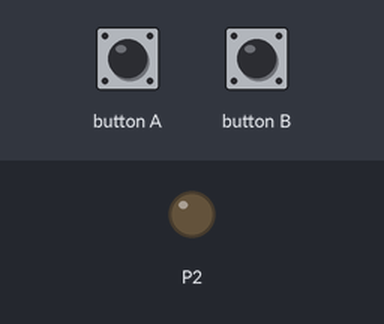
Bench run of a program on a simulated BBC micro:bit (MakeCode). Shown: output pins drawn as LEDs (lit = HIGH). Dashed ring = blinking. The inputs (shaded band) are chosen by the test bench.

Above: at 1.2 s.
1.3 s: button A pressed for 0.15 s
At 2.3 s:
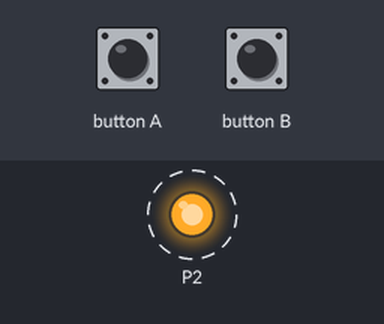
4.4 s: button B pressed for 0.15 s
At 6.3 s:
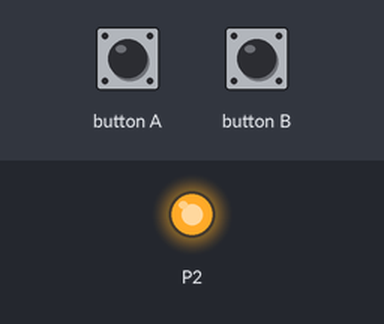
Timing chart, 0 to 13.4 s (numbered marks = the images above; inputs shaded):
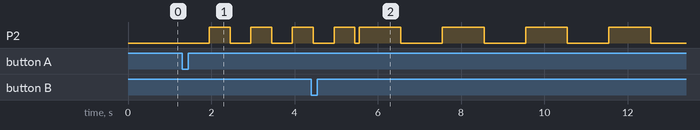

Measured:
- after the input at 1.3 s, P2: alternates HIGH for 0.50 s and LOW for 0.50 s, starting after 0.65 s

The program:

main.ts
```typescript
input.onButtonPressed(Button.A, function () {
    for (let index = 0; index < 4; index++) {
        pins.digitalWritePin(DigitalPin.P2, 0)
        basic.pause(500)
        pins.digitalWritePin(DigitalPin.P2, 1)
        basic.pause(500)
    }
    pins.digitalWritePin(DigitalPin.P2, 0)
})
input.onButtonPressed(Button.B, function () {
    for (let index = 0; index < 4; index++) {
        pins.digitalWritePin(DigitalPin.P2, 0)
        basic.pause(1000)
        pins.digitalWritePin(DigitalPin.P2, 1)
        basic.pause(1000)
    }
    pins.digitalWritePin(DigitalPin.P2, 0)
})
led.enable(false)
pins.digitalWritePin(DigitalPin.P2, 0)
```

test.ts
```typescript
// aquí va el archivo "tests"; esto no se compilará cuando este paquete se utilice como una extensión.
```
